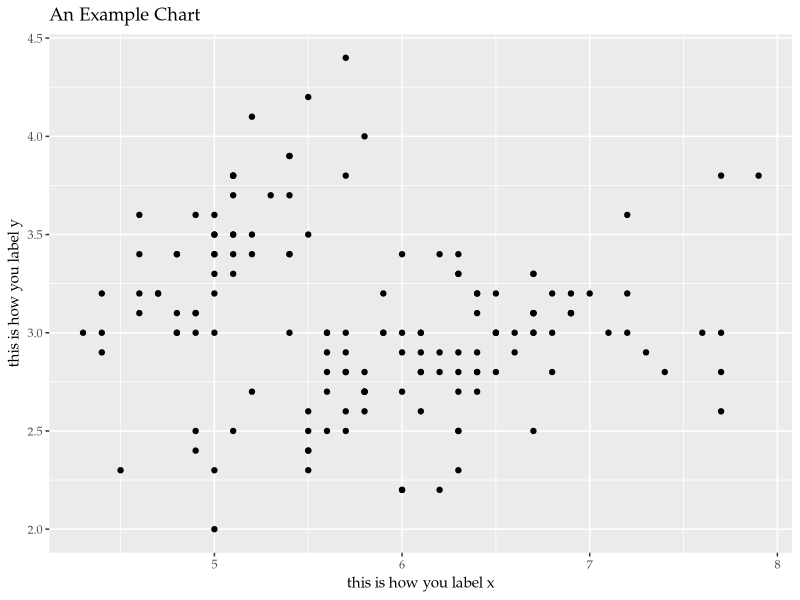

Recreate this plot in R.
## ---- chunk 1
knitr::opts_chunk$set(echo = TRUE)
library(tidyverse)
## ---- chunk 2
basic_plot <- iris |> ggplot(aes(x = Sepal.Length, y = Sepal.Width))+
  geom_point()
## ---- chunk 3
basic_plot <- basic_plot +
  labs(x = "this is how you label x", y = "this is how you label y", title = "An Example Chart")
## ---- chunk 4
#install.packages('extrafont')
#library(extrafont)
#font_import(paths = c('Palatino Linotype'))
## ---- chunk 5
basic_plot <- basic_plot+
  #LINE TO CHANGE FONT
  theme(text=element_text(
      family="Palatino"), #font style
      )

basic_plot
## ---- chunk 6
#
